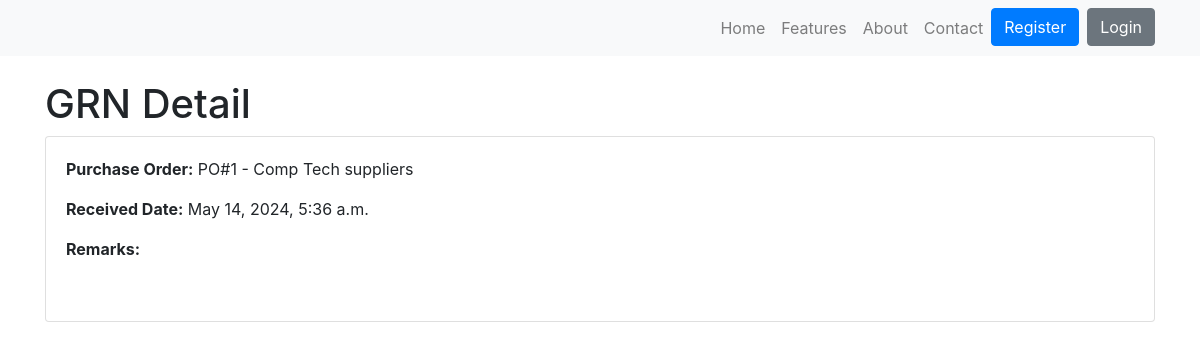
The app's page /grn/1/ with its own data.
### p2p_app/models.py (models this page shows, shortened)
class GoodsReceivedNotice(models.Model):
    purchase_order = models.ForeignKey(PurchaseOrder, on_delete=models.CASCADE)
    received_date = models.DateTimeField(default=timezone.now)
    received_quantity = models.PositiveIntegerField()
    remarks = models.CharField(max_length=255, default='')

class PurchaseOrder(models.Model):
    supplier = models.ForeignKey(Supplier, on_delete=models.CASCADE)
    requisition = models.OneToOneField(Requisition, on_delete=models.CASCADE, related_name='purchase_order', blank=True, null=True)
    item = models.CharField(max_length=20, default='e.g.Laptop')
    amount = models.DecimalField(decimal_places=2, max_digits=10, default=1)
    status = models.CharField(max_length=20, choices=[('Pending', 'Pending'), ('Approved', 'Approved'), ('Completed', 'Completed')])
    created_at = models.DateTimeField(auto_now_add=True)
    updated_at = models.DateTimeField(auto_now=True)
    shipping_address = models.TextField(default='')
    payment_terms = models.CharField(max_length=50, null=True)
    payment_due_date = models.DateField()
    payment_method = models.CharField(max_length=50, default='e.g.Cash')
    billing_address = models.TextField(default='')
    def __str__(self):
        return f"PO#{self.id} - {self.supplier.name}"

class Supplier(models.Model):
    name = models.CharField(max_length=100)
    contact_person = models.CharField(max_length=100)
    email = models.EmailField()
    phone_number = models.CharField(max_length=15)
    address = models.TextField()
    created_at = models.DateTimeField(auto_now_add=True)
    updated_at = models.DateTimeField(auto_now=True)

### p2p_app/views.py (the view)
# urls.py: path('grn/<int:grn_id>/', views.grn_detail, name='grn_detail'),
def grn_detail(request, grn_id):
    grn = get_object_or_404(GoodsReceivedNotice, pk=grn_id)
    return render(request, 'grn/grn_detail.html', {'grn': grn})

### p2p_app/templates/grn/grn_detail.html (shortened to what this page needs)
{% load static %}
<!DOCTYPE html>
<html lang="en">
<head>
    <link rel="stylesheet" href="https://stackpath.bootstrapcdn.com/bootstrap/4.5.2/css/bootstrap.min.css">
</head>
<body>
    <div>{% include 'navbar.html' %}</div>
    <div class="container mt-4">
        <h1>GRN Detail</h1>
        <div class="card">
            <div class="card-body">
                <p class="card-text"><strong>Purchase Order:</strong> {{ grn.purchase_order }}</p>
                <p class="card-text"><strong>Received Date:</strong> {{ grn.received_date }}</p>
                <p class="card-text"><strong>Remarks:</strong> {{ grn.remarks }}</p>
            </div>
        </div>
    </div>
</body>
</html>

### records on screen
GoodsReceivedNotice: purchase_order "PO#1 - Comp Tech suppliers", received_date "May 14, 2024, 5:36 a.m."
